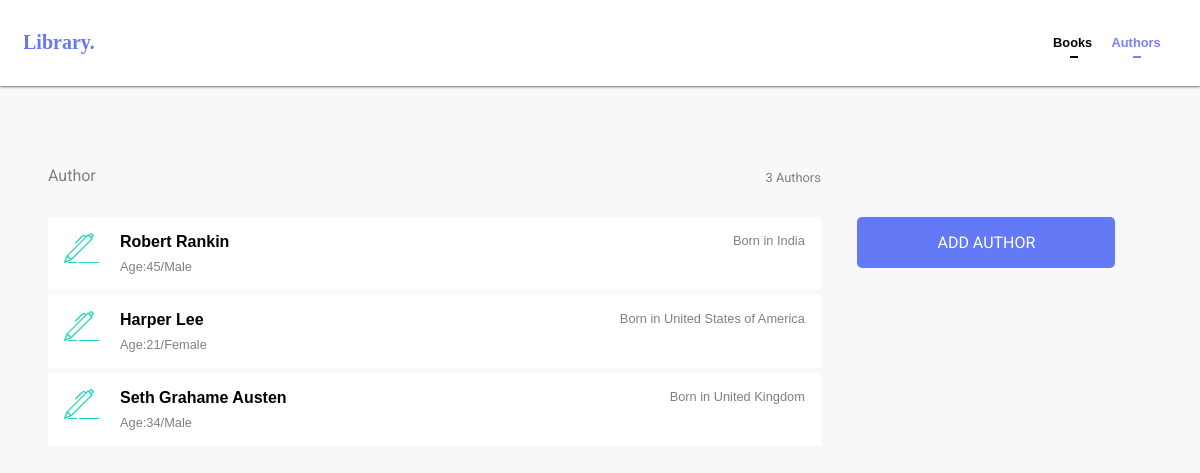
Page /author/ on the committed database.
### library/models.py (models this page shows, shortened)
class Author(models.Model):
    name = models.CharField(max_length=100)
    country = models.CharField(max_length=50)
    age = models.CharField(max_length=2)
    gender = models.CharField(max_length=6)
    year = models.DateField
    description = models.CharField(max_length=500)

### library/views.py (the view, shortened to what this page needs)
# urls.py: url(r'^author/(?P<id>[0-9]+)/$' , views.author_detail , name="single_author"),
def author(request):
    all_authors = models.Author.objects.all()
    context = {
        'authors' : all_authors,
    }
    return render(request  ,'library/author.html' , context=context)

### templates/library/author.html (shortened to what this page needs)
{% extends "library/base.html" %}
{% load static %}
{% block link %}
    <link rel="stylesheet" href="{% static 'Library/css/author.css' %}">
{% endblock %}
{% block active_Authors %}
    active
{% endblock %}
{% block body %}
    <div class="container">
        <div class="author_list">
            <div class="topbar">
                Author <span>{{ authors.count }} Authors</span>
            </div>
            <div class="author">
                {% for author in authors %}
                <div class="list" onclick="window.location='{% url 'single_author' author.id %}'">
                    <div class="img">
                        <img src="{% static 'Library/Img/author_icon.svg' %}" alt="">
                    </div>
                    <div class="info">
                        <div class="first-row">
                            {{ author.name }} <span>Born in {{ author.country }}</span>
                        </div>
                        <div class="second-row">
                            Age:{{ author.age }}/{{ author.gender }}
                        </div>
                    </div>
                </div>
                {% endfor %}
            </div>
        </div>
        <div class="addAuthor">
            <a href="#openModal">ADD AUTHOR</a>
        </div>
    </div>
{% endblock %}

### library/Static/Library/css/base.css (style rules this page uses)
body { margin: 0; height: 100vh; background-color: #f8f8fa; font-family: 'Roboto', sans-serif; }

### library/Static/Library/css/author.css (style rules this page uses)
.container { width: inherit; height: inherit; }
.author_list { width: 70%; display: inline-block; }
.author { cursor: pointer; }
.addAuthor { width: 30%; float: right; }
.container { padding: 3em; }
.topbar { position: relative; color: gray; padding: 2em 0; }
.topbar span { right: 0; position: absolute; font-size: 0.8em; bottom: 39%; }
.img { float: left; }
.first-row { position: relative; font-weight: bold; padding-bottom: 0.5em; font-family: sans-serif; }
.first-row span { position: absolute; right: 0; font-weight: 100; font-size: 0.8em; color: gray; }
.second-row { font-family: sans-serif; font-size: 0.8em; color: gray; }
.info { padding: 0 0 0 3.5em; }
.addAuthor { width: 30%; float: right; text-align: center; margin-top: 6.2em; }
.addAuthor a { padding: 1em 5em; border-radius: 5px; outline: none; border: none; background-color: #6379f6; color:white; text-decoration: none; }
.list { padding:1em 1em; background-color: white; margin-bottom: 0.3em; transition: 0.35s ease-in-out; }

### rows in the picture
Author: name "Robert Rankin", country "India", age "45", gender "Male"
Author: name "Harper Lee", country "United States of America", age "21", gender "Female"
Author: name "Seth Grahame Austen", country "United Kingdom", age "34", gender "Male"

### other values in the picture
{{ authors.count }} "3"
